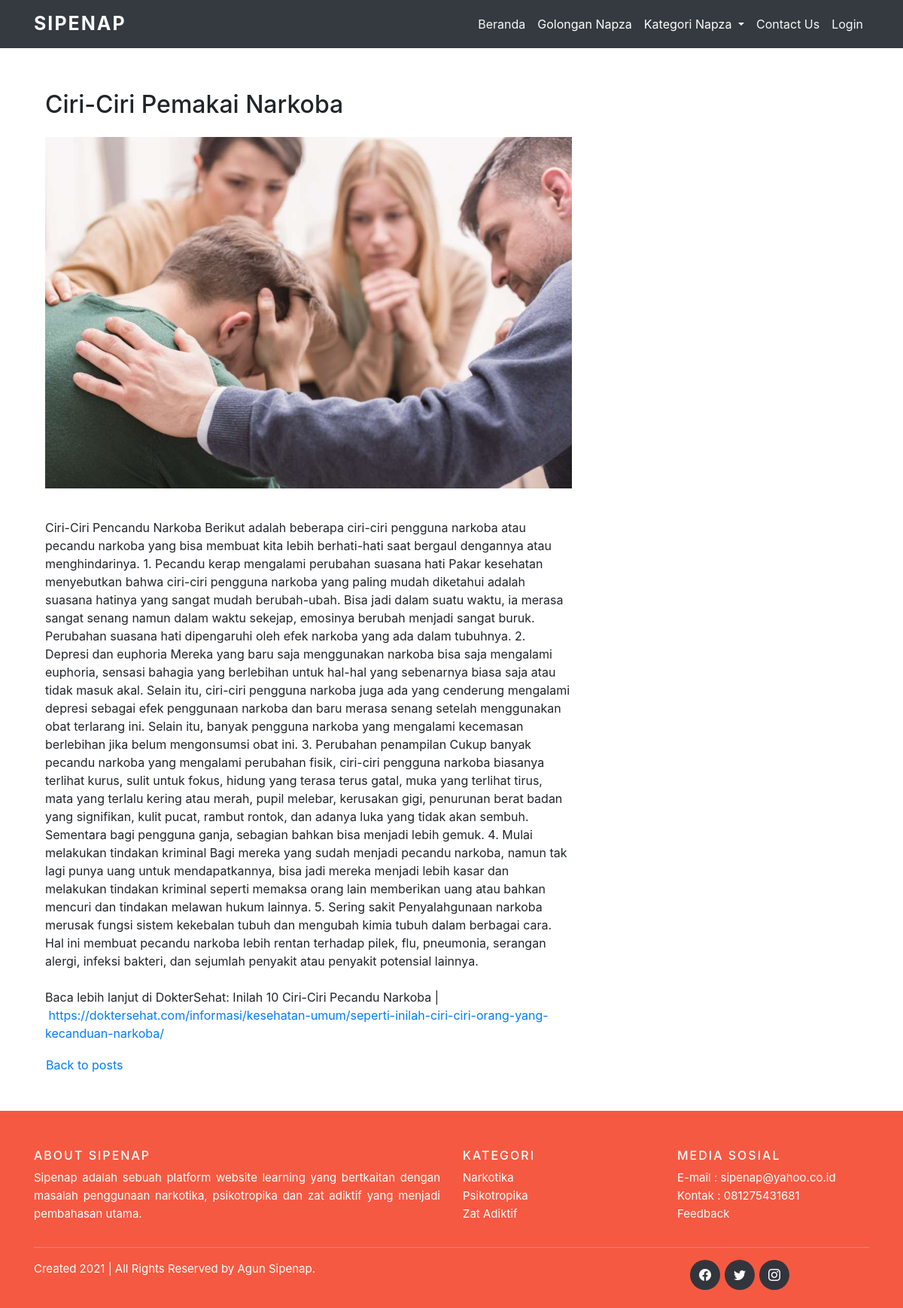
The page /single page/read-berita.php?id=2 on the database its author committed.
### tables this page shows
CREATE TABLE `berita` (
  `id_berita` int(11) NOT NULL,
  `judul` varchar(255) NOT NULL,
  `isi_berita` text NOT NULL,
  `gambar` text NOT NULL
);

### single page/read-berita.php (the view, shortened to what this page needs)
<?php
  include '../admin/config/koneksi.php';
  $id_berita = $_GET["id"];
  $ambil = $koneksi->query("SELECT * FROM berita WHERE id_berita='$id_berita'");
  $singlePage = $ambil->fetch_assoc();
?>
<!DOCTYPE html>
<html lang="en">
<head>
  <link href="https://stackpath.bootstrapcdn.com/bootstrap/4.1.3/css/bootstrap.min.css" rel="stylesheet">
  <link rel="stylesheet" href="https://cdn.jsdelivr.net/npm/bootstrap-icons@1.7.1/font/bootstrap-icons.css">
  <link rel="stylesheet" href="../admin/assets/css/bootsrap.min.css">
  <link rel="stylesheet" href="../admin/assets/css/custom-css.css">
</head>
<body>
  <nav class="navbar navbar-expand-lg navbar-light bg-dark fixed-top">
    <div class="container">
      <a class="navbar-brand text-light" href="../index.php">SIPENAP</a>
      <div class="collapse navbar-collapse" id="navbarSupportedContent">
        <ul class="navbar-nav ml-auto">
          <li class="nav-item active">
            <a class="nav-link text-light" href="../index.php">Beranda</a>
          </li>
          <li class="nav-item">
            <a class="nav-link" href="golongan-napza.php">Golongan Napza</a>
          </li>
          <div class="dropdown show">
            <a class="nav-link dropdown-toggle hover" href="#" role="button" id="dropdownMenuLink"
              data-toggle="dropdown" aria-haspopup="true" aria-expanded="false" style="color: white;">
              Kategori Napza
            </a>
          </div>
          <li class="nav-item">
            <a class="nav-link text-light" href="../contact.php">Contact Us</a>
          </li>
          <li class="nav-item">
            <a class="nav-link text-light" href="../admin/login.php">Login</a>
          </li>
        </ul>
      </div>
    </div>
  </nav>
  <section class="kontent">
    <div class="container mt-5">
      <div class="row">
        <div class="col-md-8 mb-5">
          <article class="artikel-website mt-5">
            <div class="container artikel">
              <h2 class="mb-4 pt-4"><?php echo $singlePage['judul']; ?></h2>
              <img src="../images/<?php echo $singlePage['gambar']; ?>" width="700" class="image-responsive mb-4">
              <p class="text-justify"><?php echo $singlePage['isi_berita']; ?></p>
              <a href="../index.php" class="btn btn-outline-default m-0 p-0">Back to posts</a>
            </div>
          </article>
        </div>
      </div>
  </section>
  <?php include '../footer.php'; ?>
</body>
</html>

### rows shown on the page
berita: judul "Ciri-Ciri Pemakai Narkoba", gambar (picture), isi_berita "Ciri-Ciri Pencandu Narkoba Berikut adalah beberapa ciri-ciri pengguna narkoba atau pecandu narkoba yang bisa membuat kita lebih berhati-hati saat bergaul dengannya atau menghindarinya. 1. Pecandu kerap mengalami perubahan suasana hati Pakar kesehatan menyebutkan bahwa ciri-ciri pengguna narkoba yang paling mudah diketahui adalah suasana hatinya yang sangat mudah berubah-ubah. Bisa jadi dalam suatu waktu, ia merasa sangat senang namun dalam waktu sekejap, emosinya berubah menjadi sangat buruk. Perubahan suasana hati dipengaruhi oleh efek narkoba yang ada dalam tubuhnya. 2. Depresi dan euphoria Mereka yang baru saja menggunakan narkoba bisa saja mengalami euphoria, sensasi bahagia yang…"
